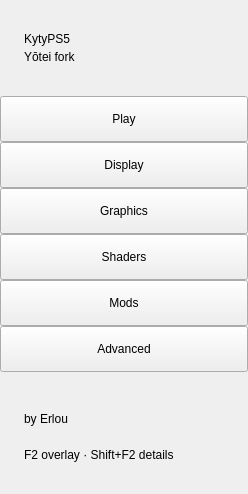
    <widget class="QFrame" name="sidebar">
     <property name="minimumSize">
      <size>
       <width>248</width>
       <height>0</height>
      </size>
     </property>
     <property name="maximumSize">
      <size>
       <width>248</width>
       <height>16777215</height>
      </size>
     </property>
     <layout class="QVBoxLayout" name="sidebarLayout">
      <property name="spacing">
       <number>0</number>
      </property>
      <property name="leftMargin">
       <number>0</number>
      </property>
      <property name="topMargin">
       <number>32</number>
      </property>
      <property name="rightMargin">
       <number>0</number>
      </property>
      <property name="bottomMargin">
       <number>32</number>
      </property>
      <item>
       <layout class="QVBoxLayout" name="brandLayout">
        <property name="spacing">
         <number>4</number>
        </property>
        <property name="leftMargin">
         <number>24</number>
        </property>
        <property name="rightMargin">
         <number>24</number>
        </property>
        <property name="bottomMargin">
         <number>32</number>
        </property>
        <item>
         <widget class="QLabel" name="brand_wordmark">
          <property name="text">
           <string notr="true">KytyPS5</string>
          </property>
          <property name="textStyle" stdset="0">
           <string notr="true">Brand/Wordmark</string>
          </property>
         </widget>
        </item>
        <item>
         <widget class="QLabel" name="brand_fork">
          <property name="text">
           <string notr="true">Yōtei fork</string>
          </property>
          <property name="textStyle" stdset="0">
           <string notr="true">Label/Eyebrow</string>
          </property>
         </widget>
        </item>
       </layout>
      </item>
      <item>
       <widget class="NavButton" name="nav_play">
        <property name="minimumSize">
         <size>
          <width>0</width>
          <height>46</height>
         </size>
        </property>
        <property name="text">
         <string>Play</string>
        </property>
        <property name="checked">
         <bool>true</bool>
        </property>
        <property name="accent" stdset="0">
         <bool>false</bool>
        </property>
        <property name="textStyle" stdset="0">
         <string notr="true">Label/Nav</string>
        </property>
       </widget>
      </item>
<item><widget class="NavButton" name="nav_display"><property name="minimumSize"><size><width>0</width><height>46</height></size></property>
<property name="maximumSize"><size><width>16777215</width><height>46</height></size></property><property name="text"><string>Display</string></property><property name="accent" stdset="0"><bool>true</bool></property><property name="textStyle" stdset="0"><string notr="true">Label/Nav</string></property></widget></item>
<item><widget class="NavButton" name="nav_graphics"><property name="minimumSize"><size><width>0</width><height>46</height></size></property>
<property name="maximumSize"><size><width>16777215</width><height>46</height></size></property><property name="text"><string>Graphics</string></property><property name="accent" stdset="0"><bool>true</bool></property><property name="textStyle" stdset="0"><string notr="true">Label/Nav</string></property></widget></item>
      <item>
       <widget class="NavButton" name="nav_shaders">
        <property name="minimumSize">
         <size>
          <width>0</width>
          <height>46</height>
         </size>
        </property>
        <property name="text">
         <string>Shaders</string>
        </property>
        <property name="accent" stdset="0">
         <bool>true</bool>
        </property>
        <property name="textStyle" stdset="0">
         <string notr="true">Label/Nav</string>
        </property>
       </widget>
      </item>
      <item>
<widget class="NavButton" name="nav_mods"><property name="minimumSize"><size><width>0</width><height>46</height></size></property>
<property name="maximumSize"><size><width>16777215</width><height>46</height></size></property><property name="text"><string>Mods</string></property><property name="accent" stdset="0"><bool>true</bool></property><property name="textStyle" stdset="0"><string notr="true">Label/Nav</string></property></widget></item>
      <item>
       <widget class="NavButton" name="nav_advanced">
        <property name="minimumSize">
         <size>
          <width>0</width>
          <height>46</height>
         </size>
        </property>
        <property name="text">
         <string>Advanced</string>
        </property>
        <property name="accent" stdset="0">
         <bool>true</bool>
        </property>
        <property name="textStyle" stdset="0">
         <string notr="true">Label/Nav</string>
        </property>
       </widget>
      </item>
      <item>
       <spacer name="sidebarSpacer">
        <property name="orientation">
         <enum>Qt::Vertical</enum>
        </property>
        <property name="sizeHint" stdset="0">
         <size>
          <width>20</width>
          <height>40</height>
         </size>
        </property>
       </spacer>
      </item>
      <item>
       <layout class="QVBoxLayout" name="footerLayout">
        <property name="spacing">
         <number>4</number>
        </property>
        <property name="leftMargin">
         <number>24</number>
        </property>
        <property name="rightMargin">
         <number>24</number>
        </property>
        <item>
         <widget class="QLabel" name="footer_author">
          <property name="text">
           <string notr="true">by Erlou</string>
          </property>
          <property name="textStyle" stdset="0">
           <string notr="true">Label/Caption</string>
          </property>
         </widget>
        </item>
        <item>
         <widget class="QLabel" name="footer_version">
          <property name="text">
           <string notr="true"/>
          </property>
          <property name="textStyle" stdset="0">
           <string notr="true">Label/Caption</string>
          </property>
         </widget>
        </item>
        <item>
         <widget class="QLabel" name="footer_keys">
          <property name="text">
           <string>F2 overlay · Shift+F2 details</string>
          </property>
          <property name="textStyle" stdset="0">
           <string notr="true">Label/Caption</string>
          </property>
         </widget>
        </item>
       </layout>
      </item>
     </layout>
    </widget>
